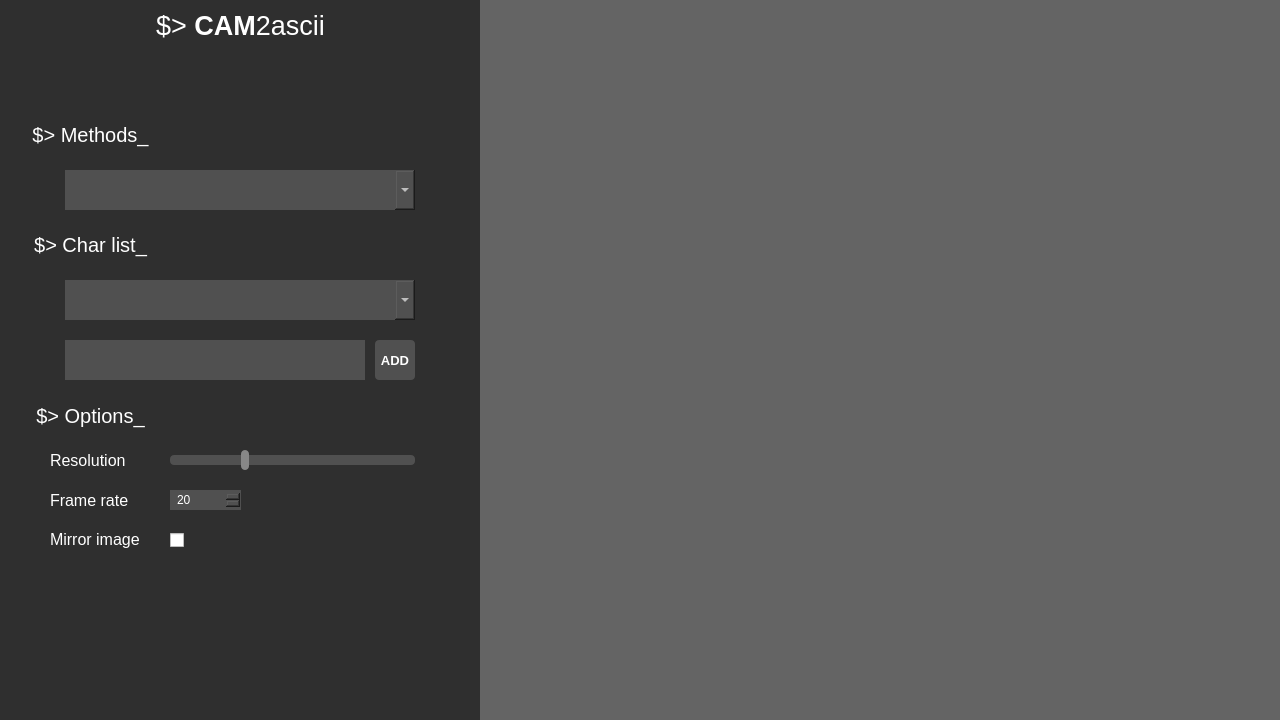
<?xml version="1.0" encoding="UTF-8"?>
<ui version="4.0">
 <class>Cam2ascii</class>
 <widget class="QMainWindow" name="Cam2ascii">
  <property name="geometry">
   <rect>
    <x>0</x>
    <y>0</y>
    <width>1280</width>
    <height>720</height>
   </rect>
  </property>
  <property name="minimumSize">
   <size>
    <width>1280</width>
    <height>720</height>
   </size>
  </property>
  <property name="maximumSize">
   <size>
    <width>1280</width>
    <height>720</height>
   </size>
  </property>
  <property name="windowTitle">
   <string>Cam2ascii</string>
  </property>
  <widget class="QWidget" name="centralwidget">
   <widget class="QFrame" name="appFrame">
    <property name="geometry">
     <rect>
      <x>0</x>
      <y>0</y>
      <width>480</width>
      <height>720</height>
     </rect>
    </property>
    <property name="styleSheet">
     <string notr="true">QFrame {
	
	background-color: rgb(47, 47, 47);
	color: white;
}</string>
    </property>
    <property name="frameShape">
     <enum>QFrame::NoFrame</enum>
    </property>
    <property name="frameShadow">
     <enum>QFrame::Raised</enum>
    </property>
    <widget class="QLabel" name="title">
     <property name="geometry">
      <rect>
       <x>0</x>
       <y>0</y>
       <width>481</width>
       <height>51</height>
      </rect>
     </property>
     <property name="font">
      <font>
       <pointsize>20</pointsize>
      </font>
     </property>
     <property name="styleSheet">
      <string notr="true">QLabel {
	color: rgb(255, 255, 255)
}</string>
     </property>
     <property name="text">
      <string>$&gt; &lt;strong&gt;CAM&lt;/strong&gt;2ascii</string>
     </property>
     <property name="alignment">
      <set>Qt::AlignCenter</set>
     </property>
     <property name="margin">
      <number>10</number>
     </property>
    </widget>
    <widget class="QComboBox" name="methodsComboBox">
     <property name="geometry">
      <rect>
       <x>65</x>
       <y>170</y>
       <width>350</width>
       <height>40</height>
      </rect>
     </property>
     <property name="font">
      <font>
       <pointsize>14</pointsize>
      </font>
     </property>
     <property name="cursor">
      <cursorShape>PointingHandCursor</cursorShape>
     </property>
     <property name="mouseTracking">
      <bool>false</bool>
     </property>
     <property name="styleSheet">
      <string notr="true">QComboBox {
	border-style: none;
	background-color: rgb(80, 80, 80);
	color:white;
	text-align: center;
	padding: 0 15px;
}

QComboBox::drop-down{
	width:20px;
}

QComboBox QAbstractItemView {
      border: 2px solid red;
      selection-background-color: blue;
}

QComboBox QAbstractItemView::item {
      border: 2px solid darkgray;
}
</string>
     </property>
     <property name="editable">
      <bool>false</bool>
     </property>
     <property name="currentText">
      <string/>
     </property>
     <property name="frame">
      <bool>true</bool>
     </property>
    </widget>
    <widget class="QLabel" name="methodsLabel">
     <property name="geometry">
      <rect>
       <x>0</x>
       <y>120</y>
       <width>181</width>
       <height>31</height>
      </rect>
     </property>
     <property name="font">
      <font>
       <pointsize>15</pointsize>
      </font>
     </property>
     <property name="styleSheet">
      <string notr="true">QLabel {
	color: rgb(255, 255, 255)
}</string>
     </property>
     <property name="text">
      <string>&lt;html&gt;&lt;head/&gt;&lt;body&gt;&lt;p&gt;$&amp;gt; Methods_&lt;/p&gt;&lt;/body&gt;&lt;/html&gt;</string>
     </property>
     <property name="alignment">
      <set>Qt::AlignCenter</set>
     </property>
     <property name="margin">
      <number>2</number>
     </property>
    </widget>
    <widget class="QLabel" name="charListLabel">
     <property name="geometry">
      <rect>
       <x>0</x>
       <y>230</y>
       <width>181</width>
       <height>31</height>
      </rect>
     </property>
     <property name="font">
      <font>
       <pointsize>15</pointsize>
      </font>
     </property>
     <property name="styleSheet">
      <string notr="true">QLabel {
	color: rgb(255, 255, 255)
}</string>
     </property>
     <property name="text">
      <string>&lt;html&gt;&lt;head/&gt;&lt;body&gt;&lt;p&gt;$&amp;gt; Char list_&lt;/p&gt;&lt;/body&gt;&lt;/html&gt;</string>
     </property>
     <property name="alignment">
      <set>Qt::AlignCenter</set>
     </property>
     <property name="margin">
      <number>2</number>
     </property>
    </widget>
    <widget class="QComboBox" name="charListComboBox">
     <property name="geometry">
      <rect>
       <x>65</x>
       <y>280</y>
       <width>350</width>
       <height>40</height>
      </rect>
     </property>
     <property name="font">
      <font>
       <pointsize>14</pointsize>
      </font>
     </property>
     <property name="cursor">
      <cursorShape>PointingHandCursor</cursorShape>
     </property>
     <property name="mouseTracking">
      <bool>false</bool>
     </property>
     <property name="styleSheet">
      <string notr="true">QComboBox {
	border-style: none;
	background-color: rgb(80, 80, 80);
	color:white;
	text-align: center;
	padding: 0 15px;
}

QComboBox::drop-down{
	width:20px;
}

QComboBox QAbstractItemView {
      border: 2px solid red;
      selection-background-color: blue;
}

QComboBox QAbstractItemView::item {
      border: 2px solid darkgray;
}
</string>
     </property>
     <property name="editable">
      <bool>false</bool>
     </property>
     <property name="currentText">
      <string notr="true"/>
     </property>
     <property name="frame">
      <bool>true</bool>
     </property>
    </widget>
    <widget class="QLineEdit" name="lineEditCharList">
     <property name="geometry">
      <rect>
       <x>65</x>
       <y>340</y>
       <width>300</width>
       <height>40</height>
      </rect>
     </property>
     <property name="font">
      <font>
       <pointsize>10</pointsize>
      </font>
     </property>
     <property name="styleSheet">
      <string notr="true">QLineEdit{
	border-style: none;
	background-color: rgb(80, 80, 80);
	color:white;
	text-align: center;
	padding: 0 15px;
}</string>
     </property>
    </widget>
    <widget class="QPushButton" name="addCharList">
     <property name="geometry">
      <rect>
       <x>375</x>
       <y>340</y>
       <width>40</width>
       <height>40</height>
      </rect>
     </property>
     <property name="font">
      <font>
       <pointsize>10</pointsize>
       <weight>75</weight>
       <bold>true</bold>
      </font>
     </property>
     <property name="cursor">
      <cursorShape>PointingHandCursor</cursorShape>
     </property>
     <property name="styleSheet">
      <string notr="true">QPushButton {
	border-style: none;
	background-color: rgb(80, 80, 80);
	color:white;
	text-align: center;
	border-radius:4px
}

QPushButton::hover {
	
	background-color: rgb(121, 121, 121);
}

QPushButton::pressed {
	
	
	background-color: rgb(98, 98, 98);
}</string>
     </property>
     <property name="text">
      <string>ADD</string>
     </property>
    </widget>
    <widget class="QLabel" name="optionsLabel">
     <property name="geometry">
      <rect>
       <x>0</x>
       <y>400</y>
       <width>181</width>
       <height>31</height>
      </rect>
     </property>
     <property name="font">
      <font>
       <pointsize>15</pointsize>
      </font>
     </property>
     <property name="styleSheet">
      <string notr="true">QLabel {
	color: rgb(255, 255, 255)
}</string>
     </property>
     <property name="text">
      <string>$&gt; Options_</string>
     </property>
     <property name="alignment">
      <set>Qt::AlignCenter</set>
     </property>
     <property name="margin">
      <number>2</number>
     </property>
    </widget>
    <widget class="QSlider" name="horRezSlider">
     <property name="geometry">
      <rect>
       <x>170</x>
       <y>450</y>
       <width>245</width>
       <height>20</height>
      </rect>
     </property>
     <property name="font">
      <font>
       <pointsize>8</pointsize>
      </font>
     </property>
     <property name="cursor">
      <cursorShape>PointingHandCursor</cursorShape>
     </property>
     <property name="styleSheet">
      <string notr="true">QSlider::groove:horizontal { 
	background-color:rgb(80, 80, 80);
	height: 10px; 
	border-radius: 4px;
}


QSlider::handle:horizontal { 
	background-color: rgb(135, 135, 135);
	width: 8px; 
	line-height: 20px; 
	margin-top: -5px; 
	margin-bottom: -5px; 
	border-radius: 4px; 
}

QSlider::handle:horizontal:hover { 
	background-color: white;
}</string>
     </property>
     <property name="minimum">
      <number>1</number>
     </property>
     <property name="maximum">
      <number>266</number>
     </property>
     <property name="sliderPosition">
      <number>80</number>
     </property>
     <property name="orientation">
      <enum>Qt::Horizontal</enum>
     </property>
    </widget>
    <widget class="QLabel" name="horRezLabel">
     <property name="geometry">
      <rect>
       <x>50</x>
       <y>450</y>
       <width>110</width>
       <height>20</height>
      </rect>
     </property>
     <property name="font">
      <font>
       <pointsize>12</pointsize>
      </font>
     </property>
     <property name="styleSheet">
      <string notr="true">QLabel {
	color: rgb(255, 255, 255)
}</string>
     </property>
     <property name="text">
      <string>Resolution</string>
     </property>
     <property name="alignment">
      <set>Qt::AlignLeading|Qt::AlignLeft|Qt::AlignVCenter</set>
     </property>
     <property name="margin">
      <number>2</number>
     </property>
    </widget>
    <widget class="QSpinBox" name="fpsSpinBox">
     <property name="geometry">
      <rect>
       <x>170</x>
       <y>490</y>
       <width>71</width>
       <height>20</height>
      </rect>
     </property>
     <property name="styleSheet">
      <string notr="true">QSpinBox{
	border-style: none;
	background-color: rgb(80, 80, 80);
	color:white;
	padding:0 5px;
	
}</string>
     </property>
     <property name="stepType">
      <enum>QAbstractSpinBox::AdaptiveDecimalStepType</enum>
     </property>
     <property name="value">
      <number>20</number>
     </property>
    </widget>
    <widget class="QLabel" name="fpsLabel">
     <property name="geometry">
      <rect>
       <x>50</x>
       <y>490</y>
       <width>110</width>
       <height>20</height>
      </rect>
     </property>
     <property name="font">
      <font>
       <pointsize>12</pointsize>
      </font>
     </property>
     <property name="styleSheet">
      <string notr="true">QLabel {
	color: rgb(255, 255, 255)
}</string>
     </property>
     <property name="text">
      <string>Frame rate</string>
     </property>
     <property name="alignment">
      <set>Qt::AlignLeading|Qt::AlignLeft|Qt::AlignVCenter</set>
     </property>
     <property name="margin">
      <number>2</number>
     </property>
    </widget>
    <widget class="QCheckBox" name="mirrorCheckBox">
     <property name="geometry">
      <rect>
       <x>170</x>
       <y>530</y>
       <width>70</width>
       <height>20</height>
      </rect>
     </property>
     <property name="text">
      <string/>
     </property>
    </widget>
    <widget class="QLabel" name="mirrorLabel">
     <property name="geometry">
      <rect>
       <x>50</x>
       <y>528</y>
       <width>110</width>
       <height>23</height>
      </rect>
     </property>
     <property name="font">
      <font>
       <pointsize>12</pointsize>
      </font>
     </property>
     <property name="styleSheet">
      <string notr="true">QLabel {
	color: rgb(255, 255, 255)
}</string>
     </property>
     <property name="text">
      <string>Mirror image</string>
     </property>
     <property name="alignment">
      <set>Qt::AlignLeading|Qt::AlignLeft|Qt::AlignVCenter</set>
     </property>
     <property name="margin">
      <number>2</number>
     </property>
    </widget>
   </widget>
   <widget class="QFrame" name="screenAreaFrame">
    <property name="geometry">
     <rect>
      <x>480</x>
      <y>0</y>
      <width>800</width>
      <height>720</height>
     </rect>
    </property>
    <property name="styleSheet">
     <string notr="true">QFrame {
	
	background-color: rgb(100, 100, 100);
	color:white;
}</string>
    </property>
    <property name="frameShape">
     <enum>QFrame::StyledPanel</enum>
    </property>
    <property name="frameShadow">
     <enum>QFrame::Raised</enum>
    </property>
    <widget class="QLabel" name="screenArea">
     <property name="geometry">
      <rect>
       <x>0</x>
       <y>0</y>
       <width>800</width>
       <height>720</height>
      </rect>
     </property>
     <property name="font">
      <font>
       <pointsize>8</pointsize>
      </font>
     </property>
     <property name="text">
      <string/>
     </property>
     <property name="alignment">
      <set>Qt::AlignCenter</set>
     </property>
     <property name="margin">
      <number>2</number>
     </property>
    </widget>
    <widget class="QLabel" name="printInfoLabel">
     <property name="geometry">
      <rect>
       <x>0</x>
       <y>700</y>
       <width>800</width>
       <height>20</height>
      </rect>
     </property>
     <property name="font">
      <font>
       <pointsize>10</pointsize>
      </font>
     </property>
     <property name="text">
      <string/>
     </property>
     <property name="alignment">
      <set>Qt::AlignRight|Qt::AlignTrailing|Qt::AlignVCenter</set>
     </property>
    </widget>
   </widget>
   <zorder>screenAreaFrame</zorder>
   <zorder>appFrame</zorder>
  </widget>
 </widget>
 <resources/>
 <connections/>
</ui>
